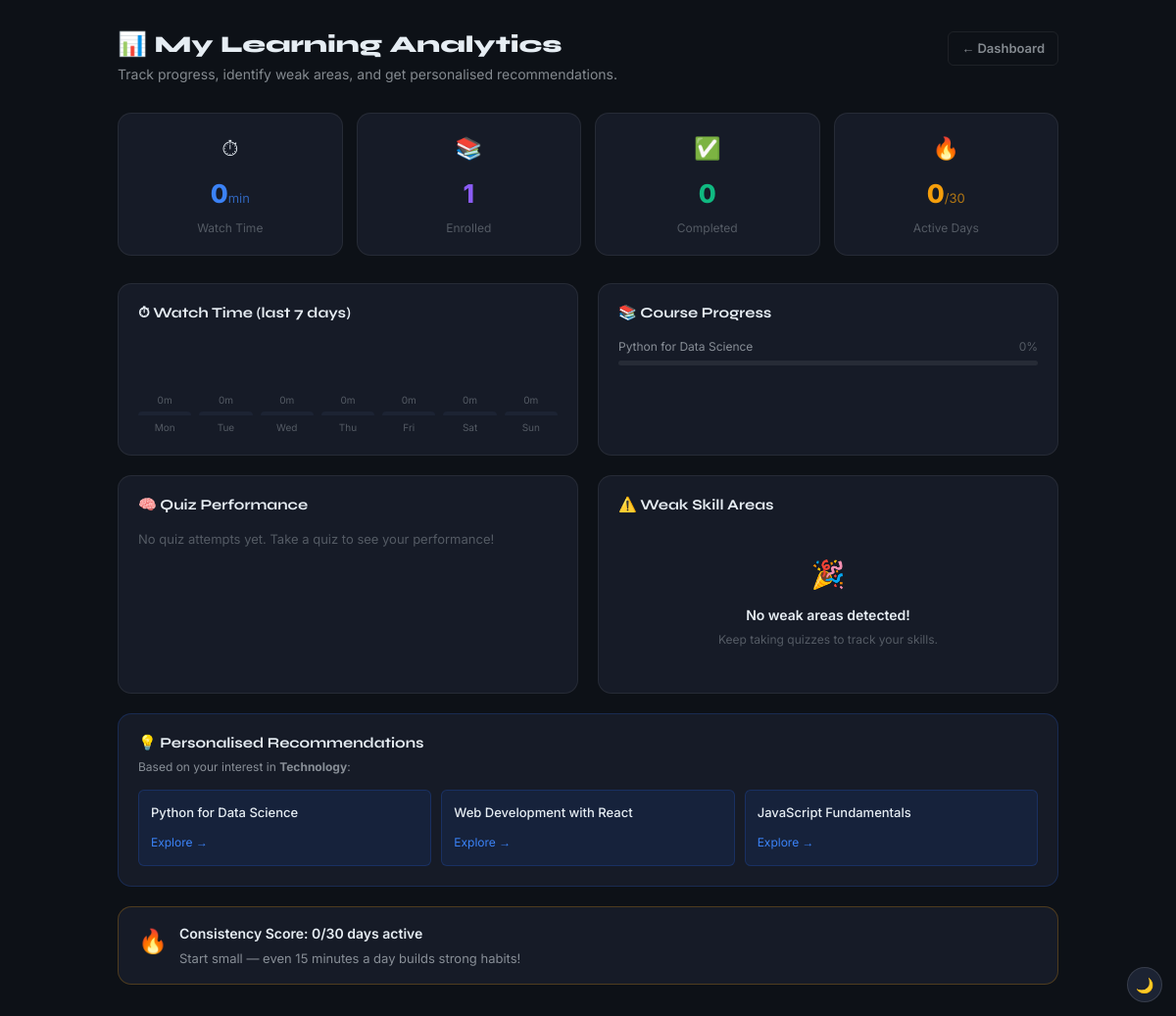
/analytics (signed in), run on the app's committed database.
### skillbridge/models.py (models this page shows, shortened)
class Enrollment(db.Model):
    __tablename__ = "enrollments"
    __table_args__ = (
        db.UniqueConstraint("user_id", "course_id", name="uq_enrollment"),
        db.Index("ix_enrollment_user", "user_id"),
    )
    id          = db.Column(db.Integer, primary_key=True)
    user_id     = db.Column(db.Integer, db.ForeignKey("users.id", ondelete="CASCADE"), nullable=False)
    course_id   = db.Column(db.Integer, db.ForeignKey("courses.id", ondelete="CASCADE"), nullable=False)
    progress    = db.Column(db.Integer, default=0)
    enrolled_at = db.Column(db.DateTime, default=datetime.utcnow)
    user        = db.relationship("User", back_populates="enrollments")
    course      = db.relationship("Course", back_populates="enrollments")

class Course(db.Model):
    __tablename__ = "courses"
    id           = db.Column(db.Integer, primary_key=True)
    title        = db.Column(db.String(200), nullable=False)
    description  = db.Column(db.Text, nullable=False)
    category     = db.Column(db.String(80), nullable=False, index=True)
    level        = db.Column(db.String(40), default="Beginner")
    duration_hrs = db.Column(db.Float, default=10.0)
    instructor   = db.Column(db.String(120), default="SkillBridge Faculty")
    thumbnail    = db.Column(db.String(300), default="")
    youtube_id   = db.Column(db.String(20), default="")
    modules      = db.Column(db.Text, default="[]")
    enrollments  = db.relationship("Enrollment", back_populates="course", lazy="dynamic",
                                   cascade="all, delete-orphan")

class User(UserMixin, db.Model):
    __tablename__ = "users"
    id            = db.Column(db.Integer, primary_key=True)
    name          = db.Column(db.String(120), nullable=False)
    email         = db.Column(db.String(120), unique=True, nullable=False, index=True)
    password_hash = db.Column(db.String(256), nullable=False)
    interest      = db.Column(db.String(80), default="Technology")
    location      = db.Column(db.String(120), default="")
    language      = db.Column(db.String(10), default="en")
    role          = db.Column(db.String(20), default="user")  # user, mentor, admin, superadmin
    is_active     = db.Column(db.Boolean, default=True)
    joined_at     = db.Column(db.DateTime, default=datetime.utcnow, index=True)
    enrollments   = db.relationship("Enrollment", back_populates="user", lazy="dynamic",
                                    cascade="all, delete-orphan")

### skillbridge/blueprints/main.py (the view)
@bp.route("/analytics")
@login_required
def analytics():
    uid         = current_user.id
    watch_rows  = LearningAnalytics.query.filter_by(user_id=uid, event_type="watch").all()
    total_watch_min = round(sum(r.watch_secs for r in watch_rows) / 60)
    attempts    = QuizAttempt.query.filter_by(user_id=uid).order_by(QuizAttempt.attempted_at).all()
    quiz_data   = [{"course": a.course.title if a.course else "Unknown",
                    "score": a.score, "passed": a.passed,
                    "date": a.attempted_at.strftime("%d %b")} for a in attempts]
    cat_scores  = (db.session.query(LearningAnalytics.category,
                                    func.avg(LearningAnalytics.score).label("avg_score"))
                   .filter(LearningAnalytics.user_id == uid,
                           LearningAnalytics.event_type.in_(["quiz_pass","quiz_fail"]))
                   .group_by(LearningAnalytics.category).all())
    weak_skills = [c for c, avg in cat_scores if avg is not None and avg < 60]
    thirty_ago  = datetime.utcnow() - timedelta(days=30)
    active_days = (db.session.query(func.date(LearningAnalytics.recorded_at))
                   .filter(LearningAnalytics.user_id == uid,
                           LearningAnalytics.recorded_at >= thirty_ago)
                   .distinct().count())
    enrollments = Enrollment.query.filter_by(user_id=uid).all()
    interest    = current_user.interest or "Technology"
    recs        = SKILL_RECOMMENDATIONS.get(interest, [])
    if weak_skills:
        recs = SKILL_RECOMMENDATIONS.get(weak_skills[0], recs)
    watch_by_day = {}
    for r in watch_rows:
        day = r.recorded_at.strftime("%a")
        watch_by_day[day] = watch_by_day.get(day, 0) + round(r.watch_secs / 60)
    watch_chart = [{"day": d, "mins": watch_by_day.get(d, 0)}
                   for d in ["Mon","Tue","Wed","Thu","Fri","Sat","Sun"]]
    return render_template("analytics.html",
        total_watch_min=total_watch_min, quiz_data=quiz_data,
        weak_skills=weak_skills, active_days=active_days,
        completed_courses=sum(1 for e in enrollments if e.progress >= 100),
        total_enrolled=len(enrollments), recommendations=recs[:3],
        watch_chart=watch_chart, enrollments=enrollments,
    )

### skillbridge/extensions.py (called while the page is built)
@login_manager.user_loader
def load_user(user_id):
    from .models import User
    return db.session.get(User, int(user_id))

### templates/analytics.html (shortened to what this page needs)
{% extends "base.html" %}
{% block content %}
<div style="min-height:100vh;background:var(--bg);padding:32px 16px;">
<div style="max-width:960px;margin:0 auto;">
  <div style="display:flex;align-items:flex-start;justify-content:space-between;gap:16px;flex-wrap:wrap;margin-bottom:28px;">
    <div>
      <h1 style="font-size:24px;font-weight:800;margin-bottom:4px;">📊 My Learning Analytics</h1>
      <p style="font-size:14px;color:var(--text-muted);">Track progress, identify weak areas, and get personalised recommendations.</p>
    </div>
    <a href="{{ url_for('main.dashboard') }}" class="btn btn-ghost btn-sm">← Dashboard</a>
  </div>
  <div style="display:grid;grid-template-columns:repeat(4,1fr);gap:14px;margin-bottom:28px;">
    {% for label, val, unit, color, icon in [
      ('Watch Time', total_watch_min, 'min', 'var(--brand-light)', '⏱'),
      ('Enrolled', total_enrolled, '', '#8b5cf6', '📚'),
      ('Completed', completed_courses, '', '#10b981', '✅'),
      ('Active Days', active_days, '/30', '#f59e0b', '🔥'),
    ] %}
    <div class="card-flat" style="padding:18px;text-align:center;">
      <p style="font-size:22px;margin-bottom:8px;">{{ icon }}</p>
      <p style="font-size:26px;font-weight:800;color:{{ color }};">{{ val }}<span style="font-size:13px;font-weight:400;color:{{ color }};opacity:0.7;">{{ unit }}</span></p>
      <p style="font-size:12px;color:var(--text-faint);margin-top:4px;">{{ label }}</p>
    </div>
    {% endfor %}
  </div>
  <div style="display:grid;grid-template-columns:1fr 1fr;gap:20px;margin-bottom:20px;">
    <div class="card-flat" style="padding:20px;">
      <h2 style="font-size:15px;font-weight:700;margin-bottom:16px;">⏱ Watch Time (last 7 days)</h2>
      <div style="display:flex;align-items:flex-end;gap:8px;height:100px;">
        {% set max_mins = watch_chart|map(attribute='mins')|max|default(1) %}
        {% for item in watch_chart %}
        <div style="flex:1;display:flex;flex-direction:column;align-items:center;gap:4px;">
          <span style="font-size:10px;color:var(--text-faint);">{{ item.mins }}m</span>
          <div style="width:100%;border-radius:4px 4px 0 0;background:{% if item.mins>0 %}var(--brand-light){% else %}var(--bg-raised){% endif %};min-height:4px;height:{{ [(item.mins/[max_mins,1]|max*72)|int,4]|max }}px;"></div>
          <span style="font-size:10px;color:var(--text-faint);">{{ item.day }}</span>
        </div>
        {% endfor %}
      </div>
    </div>
    <div class="card-flat" style="padding:20px;">
      <h2 style="font-size:15px;font-weight:700;margin-bottom:16px;">📚 Course Progress</h2>
      {% if enrollments %}
      <div style="display:flex;flex-direction:column;gap:12px;">
        {% for e in enrollments[:5] %}
        <div>
          <div style="display:flex;justify-content:space-between;font-size:12px;margin-bottom:5px;">
            <span style="color:var(--text-muted);white-space:nowrap;overflow:hidden;text-overflow:ellipsis;max-width:70%;">{{ e.course.title }}</span>
            <span style="color:var(--text-faint);">{{ e.progress }}%</span>
          </div>
          <div class="progress-track">
          </div>
        </div>
        {% endfor %}
      </div>
      {% else %}
      <p style="font-size:13px;color:var(--text-faint);">No courses enrolled yet.</p>
      {% endif %}
    </div>
  </div>
  <div style="display:grid;grid-template-columns:1fr 1fr;gap:20px;margin-bottom:20px;">
    <div class="card-flat" style="padding:20px;">
      <h2 style="font-size:15px;font-weight:700;margin-bottom:16px;">🧠 Quiz Performance</h2>
      {% if quiz_data %}
      <div style="display:flex;flex-direction:column;gap:0;max-height:200px;overflow-y:auto;">
        {% for q in quiz_data %}
        <div style="display:flex;align-items:center;justify-content:space-between;gap:12px;padding:10px 0;border-bottom:1px solid var(--border);">
          <div style="flex:1;min-width:0;">
            <p style="font-size:13px;white-space:nowrap;overflow:hidden;text-overflow:ellipsis;">{{ q.course }}</p>
            <p style="font-size:11px;color:var(--text-faint);">{{ q.date }}</p>
          </div>
          <div style="display:flex;align-items:center;gap:8px;flex-shrink:0;">
            <span style="font-size:14px;font-weight:700;color:{% if q.score>=60 %}#10b981{% else %}#ef4444{% endif %};">{{ q.score }}%</span>
            <span class="badge {% if q.passed %}badge-green{% else %}badge-red{% endif %}" style="font-size:10px;">{% if q.passed %}Pass{% else %}Fail{% endif %}</span>
          </div>
        </div>
        {% endfor %}
      </div>
      {% else %}
      <p style="font-size:13px;color:var(--text-faint);">No quiz attempts yet. Take a quiz to see your performance!</p>
      {% endif %}
    </div>
    <div class="card-flat" style="padding:20px;">
      <h2 style="font-size:15px;font-weight:700;margin-bottom:16px;">⚠️ Weak Skill Areas</h2>
      {% if weak_skills %}
      <div style="display:flex;flex-direction:column;gap:8px;">
        {% for skill in weak_skills %}
        <div style="display:flex;align-items:center;gap:10px;padding:10px 12px;border-radius:var(--radius-sm);background:rgba(239,68,68,0.08);border:1px solid rgba(239,68,68,0.2);">
          <span style="color:#ef4444;">⚠</span>
          <span style="font-size:13px;flex:1;">{{ skill }}</span>
          <span style="font-size:11px;color:var(--text-faint);">Needs work</span>
        </div>
        {% endfor %}
      </div>
      <p style="font-size:11px;color:var(--text-faint);margin-top:10px;">Based on quiz scores below 60%.</p>
      {% else %}
      <div style="text-align:center;padding:24px 0;">
        <p style="font-size:28px;margin-bottom:8px;">🎉</p>
        <p style="font-size:14px;font-weight:600;">No weak areas detected!</p>
        <p style="font-size:12px;color:var(--text-faint);margin-top:4px;">Keep taking quizzes to track your skills.</p>
      </div>
      {% endif %}
    </div>
  </div>
  {% if recommendations %}
  <div class="card-flat" style="padding:20px;border-color:var(--brand-border);margin-bottom:20px;">
    <h2 style="font-size:15px;font-weight:700;margin-bottom:6px;">💡 Personalised Recommendations</h2>
    <p style="font-size:12px;color:var(--text-muted);margin-bottom:14px;">Based on your interest in <strong>{{ current_user.interest }}</strong>{% if weak_skills %} and weak areas{% endif %}:</p>
    <div style="display:grid;grid-template-columns:repeat(3,1fr);gap:10px;">
      {% for rec in recommendations %}
      <div style="padding:12px;border-radius:var(--radius-sm);background:var(--brand-dim);border:1px solid var(--brand-border);">
        <p style="font-size:13px;font-weight:500;margin-bottom:6px;">{{ rec }}</p>
        <a href="{{ url_for('main.courses') }}" style="font-size:12px;color:var(--brand-light);">Explore →</a>
      </div>
      {% endfor %}
    </div>
  </div>
  {% endif %}
  <div class="card-flat" style="padding:16px 20px;display:flex;align-items:flex-start;gap:12px;border-color:rgba(245,158,11,0.25);">
    <span style="font-size:24px;flex-shrink:0;">🔥</span>
    <div>
      <p style="font-size:14px;font-weight:600;margin-bottom:3px;">Consistency Score: {{ active_days }}/30 days active</p>
      <p style="font-size:13px;color:var(--text-muted);">
        {% if active_days >= 20 %}Excellent! You're learning consistently. Keep it up!
        {% elif active_days >= 10 %}Good progress! Aim for 20+ days a month for best results.
        {% else %}Start small — even 15 minutes a day builds strong habits!{% endif %}
      </p>
    </div>
  </div>
</div>
</div>
{% endblock %}

### static/css/style.css (style rules this page uses)
:root { --brand: #2563eb; --brand-light: #3b82f6; --brand-dim: rgba(37,99,235,0.10); --brand-border: rgba(37,99,235,0.22); --bg: #0d1117; --bg-card: #161b27; --bg-raised: #1c2333; --bg-input: #0d1117; --border: rgba(255,255,255,0.07); --border-md: rgba(255,255,255,0.12); --text: #e6edf3; --text-muted: rgba(230,237,243,0.55); --text-faint: rgba(230,237,243,0.30); --success: #10b981; --warning: #f59e0b; --danger: #ef4444; --purple: #8b5cf6; --radius-sm: 6px; --radius: 10px; --radius-lg: 14px; --shadow-sm: 0 1px 3px rgba(0,0,0,0.5); --shadow: 0 4px 12px rgba(0,0,0,0.5); --shadow-lg: 0 8px 24px rgba(0,0,0,0.6); --transition: 0.18s ease; --learn-sidebar-w: 320px; --learn-topbar-h: 52px; }
*, *::before, *::after { box-sizing: border-box; margin: 0; padding: 0; }
html { scroll-behavior: smooth; }
body { font-family: 'Inter', system-ui, sans-serif; background: var(--bg); color: var(--text); -webkit-font-smoothing: antialiased; line-height: 1.6; }
a { color: inherit; text-decoration: none; }
h1,h2,h3,h4 { font-family: 'Syne','Inter',sans-serif; line-height: 1.2; }
.card-flat { background:var(--bg-card); border:1px solid var(--border); border-radius:var(--radius-lg); }
.btn { display:inline-flex; align-items:center; gap:7px; padding:9px 18px; border-radius:var(--radius); font-weight:600; font-size:14px; font-family:inherit; border:none; transition:all var(--transition); white-space:nowrap; }
.btn-ghost { background:transparent; color:var(--text-muted); border:1px solid var(--border); }
.btn-sm { padding:6px 13px; font-size:13px; border-radius:var(--radius-sm); }
.progress-track { height:5px; background:rgba(255,255,255,0.07); border-radius:99px; overflow:hidden; }

### data on the page
Enrollment: course "Python for Data Science", progress "0"
User: interest "Technology"

### other printed values
{{ icon }} "⏱" "📚" "✅" "🔥"
{{ val }} "0" "1" "0" "0"
{{ unit }} "min" "/30"
{{ label }} "Watch Time" "Enrolled" "Completed" "Active Days"
{{ item.mins }} "0" "0" "0" "0" "0" "0" "0"
{{ item.day }} "Mon" "Tue" "Wed" "Thu" "Fri" "Sat" "Sun"
{{ rec }} "Python for Data Science" "Web Development with React" "JavaScript Fundamentals"
{{ active_days }} "0"
